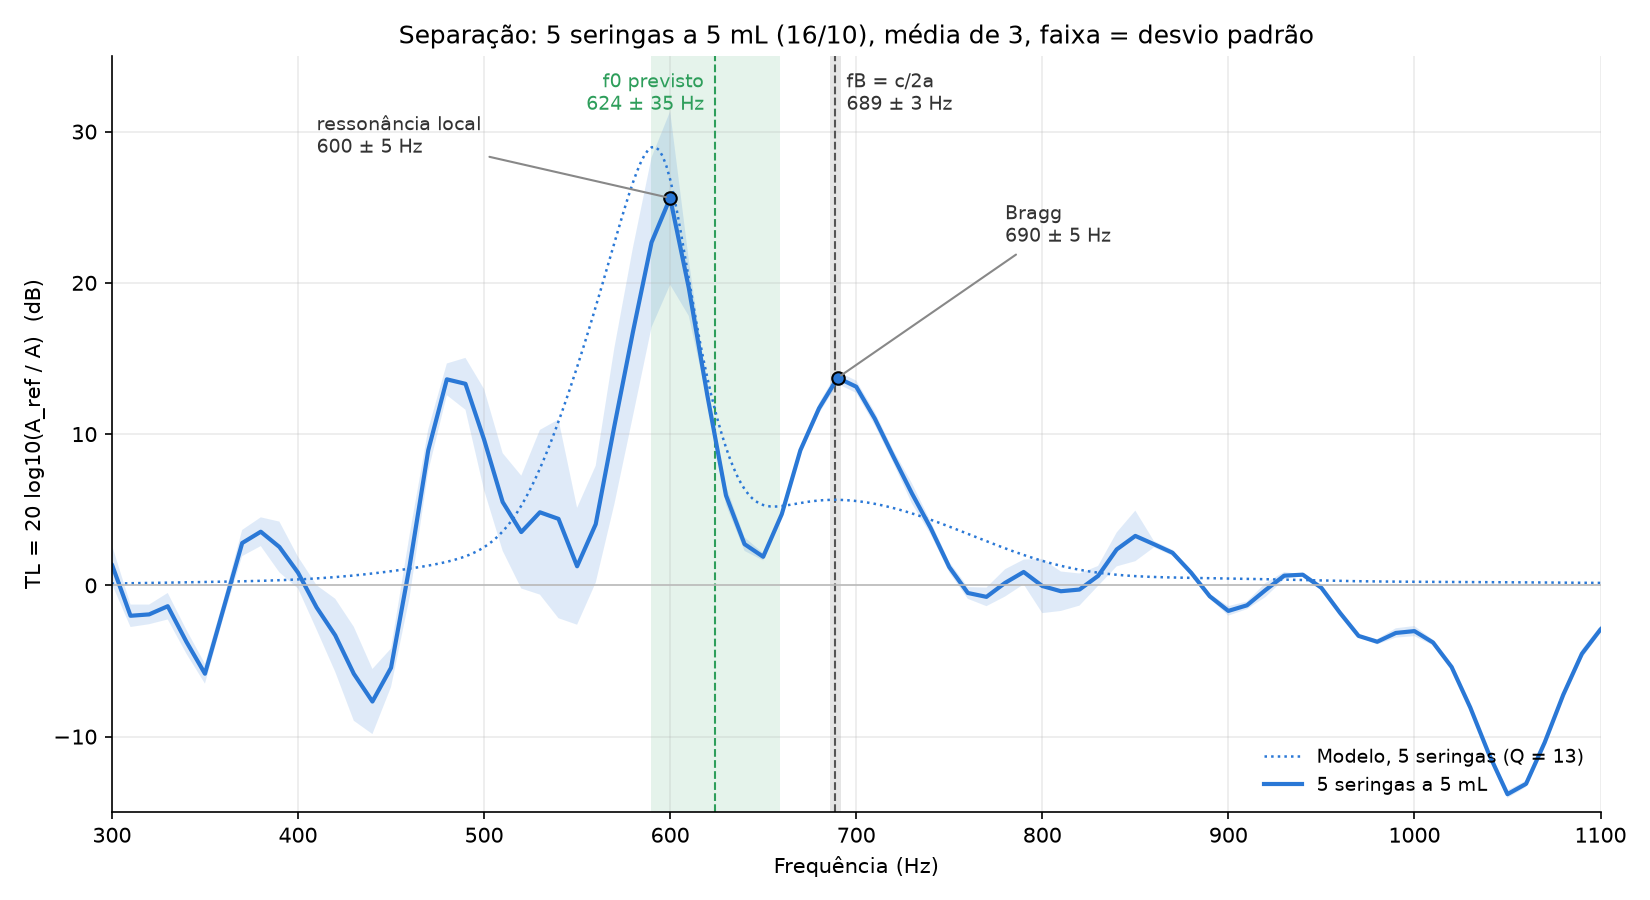

Generate this figure with Python:
import os
import re
import sys
import glob
import argparse
import numpy as np
import matplotlib.pyplot as plt
from scipy.io import wavfile
from scipy.signal import welch

sys.path.insert(0, os.path.join(os.path.dirname(os.path.abspath(__file__)), '..'))
import estilo_tl  # noqa: E402  (estilo comum dos gráficos de TL e modelo)

# Separação da ressonância local e do efeito de Bragg.
# 5 seringas a V = 5 mL, espaçadas de a = 0,25 m: f0 fica abaixo de fB = c/2a, por isso os dois
# picos deviam aparecer separados no TL(f). Na fusão (4,1 mL) estavam a ~110 Hz um do outro;
# a 5 mL a ressonância local desce e o pico de Bragg deve ficar no mesmo sítio.
# TL(f) = 20*log10(A_ref / A_medida), média das repetições.
#
# Gravações (nesta pasta, todas da MESMA sessão):
#   ref_<n>.wav         êmbolos todos no fundo, lã na ponta              (referência)
#   sep5mL_<n>.wav      5 seringas a 5 mL, lã na ponta                   (medida)
#   ctrl5mL_<n>.wav     só a seringa 1 a 5 mL, as outras no fundo        (controlo, opcional)
# Uma seringa sozinha não tem Bragg: um pico que aparece com 5 seringas e não com 1 é Bragg.
# Para comparar, usa também a fusão (tl_parteA.py, nesta pasta, 4,1 mL), se lá estiver.
# Modelo: matrizes de transferência (tubo sem perdas, seringas como ramos laterais de Helmholtz,
# terminação sem reflexão), com o f0 medido e um Q tirado do controlo (ou Q = 13 sem controlo).

# ---------- Ficheiros ----------
PADRAO_REF = r'ref'                    # ref_1.wav, ref16_10.wav, ...
PADRAO_MED = r'(?:sep5mL|sep_bandas)'  # sep5mL_1.wav, sep_bandas1.wav, ...
PADRAO_CTRL = r'ctrl5mL'               # ctrl5mL_1.wav, ...
REF_FUS = 'fusao_ref.wav'
MEDIDAS_FUS = ['fusao1.wav', 'fusao2.wav', 'fusao3.wav']

# ---------- Parâmetros (SI) ----------
T = 22            # temperatura da sala (°C), a do registo (igual em todos os scripts)
U_T = 0.5         # incerteza da temperatura (°C)
a = 0.25          # espaçamento entre seringas (m)
U_A = 0.001       # incerteza do espaçamento (m), fita
U_V = 0.5e-6      # incerteza de leitura do volume (m³): metade da menor divisão (1 mL)
U_R = 0.1e-3      # incerteza dos raios do cone (m): craveira + parede
U_LEF = 2.5e-3    # incerteza de L_ef (m), da calibração (correcao_gargalo --sem 10)
RES = 10.0        # resolução em frequência (Hz): a incerteza de leitura é metade, 5 Hz
V = 5e-6          # volume de cada seringa (m³)
V_FUS = 4.1e-6    # volume da fusão, para comparar (m³)
Q_SEM_CTRL = 13.2 # Q usado se não houver controlo (tirado do N1 da aula 3)
D_TUBO = 0.025    # diâmetro interior do tubo de PVC (m)
RHO = 1.2         # densidade do ar (kg/m³)
F = np.arange(100, 2001, 10.0)   # grelha comum (Hz): varrimento de 100 a 2000 Hz

sys.stdout.reconfigure(encoding='utf-8')
sys.stderr.reconfigure(encoding='utf-8')
PASTA = os.path.dirname(os.path.abspath(__file__))
ap = argparse.ArgumentParser(description='Separação ressonância local / Bragg')
ap.add_argument('--pasta', default=PASTA, help='pasta com as gravações (por omissão, esta)')
args = ap.parse_args()
PASTA_DADOS = args.pasta
PASTA_FUS = PASTA                                   # a fusão (tl_parteA.py) está nesta mesma pasta


def ficheiros(prefixo):
    """Gravações <prefixo><números>.wav, com _ ou - (ex.: ref_1, ref16_10, sep_bandas2; aceita ' (1)')."""
    p = re.compile(rf'^{prefixo}[_-]?[\d_-]*(?: \(\d+\))?\.wav$', re.IGNORECASE)
    return sorted(f for f in os.listdir(PASTA_DADOS) if p.match(f))


def espectro(nome, pasta):
    # Sem normalizar (o TL é uma razão). Welch: pedaços de 0,1 s -> resolução 10 Hz.
    sr, data = wavfile.read(os.path.join(pasta, nome))
    data = data.astype(float)
    if data.ndim > 1:
        data = np.mean(data, axis=1)
    f, P = welch(data, sr, nperseg=sr // 10)
    return np.interp(F, f, np.sqrt(P))


def tl(refs, medidas, pasta):
    """TL médio, desvio padrão e repetições. Com várias referências usa a média delas."""
    A_ref = np.mean([espectro(r, pasta) for r in refs], axis=0)
    reps = np.array([20 * np.log10(A_ref / espectro(m, pasta)) for m in medidas])
    sd = reps.std(axis=0, ddof=1) if len(reps) > 1 else np.zeros(len(F))
    return reps.mean(axis=0), sd, reps


def pico(TL, f_min, f_max):
    m = np.flatnonzero((F >= f_min) & (F <= f_max))
    return m[np.argmax(TL[m])]


def f_pico(reps, TLmedio, f_min, f_max):
    """Frequência do pico, com incerteza: dispersão entre repetições (s/√n) e metade da resolução."""
    i = pico(TLmedio, f_min, f_max)
    fr = np.array([F[pico(r, f_min, f_max)] for r in reps])
    u_rep = fr.std(ddof=1) / np.sqrt(len(fr)) if len(fr) > 1 else 0.0
    return i, np.hypot(u_rep, RES / 2), fr


# ---------- Previsões ----------
c = 331.3 * np.sqrt(1 + T / 273.15)
# Gargalo = bico cónico da seringa (valores acertados aos dados de correcao_gargalo)
L = 0.035              # comprimento do cone, no eixo (m)
D_BASE = 0.0132        # diâmetro exterior na base (m)
PAREDE = 0.0012        # grossura da parede na base (m)
D_PONTA = 0.0041       # diâmetro interior na ponta (m)
R_B, R_P = D_BASE / 2 - PAREDE, D_PONTA / 2
S = np.pi * R_B * R_P  # área do cilindro equivalente ao cone
dL = 0.73 * (R_B + R_P)   # correção de extremidade (m)
L_EF = L + dL
V_CONE = np.pi * L / 3 * (R_B**2 + R_B * R_P + R_P**2)   # ar no cone (m³)
S_TUBO = np.pi * D_TUBO**2 / 4
u_rel_c = 0.5 * U_T / (T + 273.15)


def f0_de(v):
    return c / (2 * np.pi) * np.sqrt(S / ((v + V_CONE) * L_EF))


def u_f0_de(v):
    """Incerteza do f0 previsto, tudo em quadratura."""
    u_S_rel = np.hypot(U_R / R_B, U_R / R_P)
    return f0_de(v) * np.sqrt((0.5 * U_V / (v + V_CONE))**2 + (0.5 * u_S_rel)**2
                              + (0.5 * U_LEF / L_EF)**2 + u_rel_c**2)


def tl_modelo(N, v, Q, f):
    """TL de N ressoadores espaçados de a (modelo de matrizes de transferência, em estilo_tl.py)."""
    return estilo_tl.tl_modelo(N, v, Q, f, c, S, L_EF, V_CONE, a, S_TUBO, RHO)


def v_equivalente(f0):
    """Volume que, no modelo, dá este f0."""
    return S * c**2 / ((2 * np.pi * f0)**2 * L_EF) - V_CONE


f0_prev, u_f0_prev = f0_de(V), u_f0_de(V)
fB_prev = c / (2 * a)
u_fB_prev = fB_prev * np.hypot(U_A / a, u_rel_c)
print(f"c = {c:.1f} m/s")
print(f"Previsto ({V * 1e6:.1f} mL): f0 = {f0_prev:.0f} ± {u_f0_prev:.0f} Hz   "
      f"fB = c/2a = {fB_prev:.0f} ± {u_fB_prev:.0f} Hz   (f0/fB = {f0_prev / fB_prev:.2f})")
print(f"   (na fusão o f0 medido ficou 8 % abaixo do previsto: a 5 mL espera-se ~{0.924 * f0_prev:.0f} Hz)")

# ---------- TL medido ----------
refs, meds, ctrls = ficheiros(PADRAO_REF), ficheiros(PADRAO_MED), ficheiros(PADRAO_CTRL)
if not refs or not meds:
    raise SystemExit(f"Faltam gravações em {PASTA_DADOS}: preciso de {PADRAO_REF}_1.wav, ... "
                     f"e {PADRAO_MED}_1.wav, ... (ver LEIA-ME).")
print(f"\nReferência: {', '.join(refs)}\nMedidas:    {', '.join(meds)}"
      + (f"\nControlo:   {', '.join(ctrls)}" if ctrls else "\nControlo:   (não há: sem ele não se prova que o 2.º pico é Bragg)"))
TL5, sd5, reps5 = tl(refs, meds, PASTA_DADOS)
n5 = len(reps5)

# Ressonância local: o maior pico entre 0,75 f0 previsto e um pouco abaixo de fB
jan_loc = (0.75 * f0_prev, fB_prev - 30)
i_loc, u_loc, loc_reps = f_pico(reps5, TL5, *jan_loc)
f_loc = F[i_loc]
z_loc = abs(f_loc - f0_prev) / np.hypot(u_loc, u_f0_prev)
print(f"\nRessonância local: {f_loc:.0f} ± {u_loc:.0f} Hz (repetições: {', '.join(f'{x:.0f}' for x in loc_reps)} Hz), "
      f"TL = {TL5[i_loc]:.1f} ± {sd5[i_loc] / np.sqrt(n5):.1f} dB   vs previsto {f0_prev:.0f} ± {u_f0_prev:.0f} Hz "
      f"({100 * (f_loc / f0_prev - 1):+.0f} %, z = {z_loc:.1f})")

# Pico de Bragg: o maior acima da ressonância local (pelo menos 40 Hz acima) e até 1,2 fB
jan_brg = (f_loc + 40, 1.2 * fB_prev)
i_brg, u_brg, brg_reps = f_pico(reps5, TL5, *jan_brg)
f_brg = F[i_brg]
i_min = i_loc + np.argmin(TL5[i_loc:i_brg + 1])
z_fB = abs(f_brg - fB_prev) / np.hypot(u_brg, u_fB_prev)
print(f"Mínimo entre os dois: {F[i_min]:.0f} Hz, TL = {TL5[i_min]:.1f} dB")
print(f"Pico de Bragg: {f_brg:.0f} ± {u_brg:.0f} Hz (repetições: {', '.join(f'{x:.0f}' for x in brg_reps)} Hz), "
      f"TL = {TL5[i_brg]:.1f} ± {sd5[i_brg] / np.sqrt(n5):.1f} dB   vs fB = {fB_prev:.0f} ± {u_fB_prev:.0f} Hz "
      f"({100 * (f_brg / fB_prev - 1):+.0f} %, z = {z_fB:.1f})")
print(f"Separação entre os picos: {f_brg - f_loc:.0f} ± {np.hypot(u_loc, u_brg):.0f} Hz; "
      f"o pico de Bragg está {TL5[i_brg] - TL5[i_min]:.1f} dB acima do mínimo")

# Controlo: 1 seringa ao mesmo volume, mesma sessão. No pico de Bragg deve dar ~0 dB.
Q = Q_SEM_CTRL
if ctrls:
    TL1, sd1, reps1 = tl(refs, ctrls, PASTA_DADOS)
    n1 = len(reps1)
    dif = TL5[i_brg] - TL1[i_brg]
    u_dif = np.hypot(sd5[i_brg] / np.sqrt(n5), sd1[i_brg] / np.sqrt(n1))
    u_dif = max(u_dif, 0.1)
    print(f"\nControlo (1 seringa) à frequência do pico de Bragg: TL = {TL1[i_brg]:.1f} dB")
    print(f"   5 seringas − 1 seringa = {dif:.1f} ± {u_dif:.1f} dB  (z contra 0 = {dif / u_dif:.1f}"
          f"{': o pico é da rede, não do tubo' if dif / u_dif > 3 else ': não se distingue do controlo'})")
    i_1 = pico(TL1, *jan_loc)
    print(f"   ressonância local do controlo: {F[i_1]:.0f} Hz, TL = {TL1[i_1]:.1f} dB")
    # Q escolhido para o pico do modelo com 1 seringa ter a altura do pico do controlo (bisseção)
    F_fino = np.linspace(F[i_1] - 60, F[i_1] + 60, 400)
    q_lo, q_hi = 0.5, 200.0
    for _ in range(60):
        Q = np.sqrt(q_lo * q_hi)
        if tl_modelo(1, v_equivalente(F[i_1]), Q, F_fino).max() > TL1[i_1]:
            q_hi = Q
        else:
            q_lo = Q

# ---------- Modelo ----------
F_m = np.arange(F[0], F[-1] + 0.1, 2.0)
M5 = tl_modelo(5, v_equivalente(f_loc), Q, F_m)
M1 = tl_modelo(1, v_equivalente(f_loc), Q, F_m)
maximos = np.flatnonzero((M5[1:-1] > M5[:-2]) & (M5[1:-1] > M5[2:])) + 1
maximos = maximos[(F_m[maximos] >= f_loc + 40) & (F_m[maximos] <= 1.2 * fB_prev)]
print(f"\nModelo (f0 = {f_loc:.0f} Hz medido, Q = {Q:.1f}"
      f"{', do controlo' if ctrls else ', do N1 da aula 3'}):")
if len(maximos):
    i_bm = maximos[np.argmax(M5[maximos])]
    z_m = abs(f_brg - F_m[i_bm]) / np.hypot(u_brg, u_fB_prev)
    print(f"   pico de Bragg a {F_m[i_bm]:.0f} Hz com {M5[i_bm]:.1f} dB  (medido {f_brg:.0f} ± {u_brg:.0f} Hz, z = {z_m:.1f})")
else:
    print("   o modelo não tem pico de Bragg separado com este f0 e este Q")

# ---------- Comparação com a fusão (4,1 mL) ----------
ha_fus = all(os.path.exists(os.path.join(PASTA_FUS, x)) for x in [REF_FUS] + MEDIDAS_FUS)
if ha_fus:
    TLf, sdf, repsf = tl([REF_FUS], MEDIDAS_FUS, PASTA_FUS)
    jl = (0.75 * f0_de(V_FUS), fB_prev - 30)
    il_f, ul_f, _ = f_pico(repsf, TLf, *jl)
    ib_f, ub_f, _ = f_pico(repsf, TLf, F[il_f] + 40, 1.2 * fB_prev)
    print(f"\nComparação com a fusão ({V_FUS * 1e6:.1f} mL, outra sessão):")
    print(f"   ressonância local: {F[il_f]:.0f} ± {ul_f:.0f} -> {f_loc:.0f} ± {u_loc:.0f} Hz "
          f"(desloca {f_loc - F[il_f]:+.0f} ± {np.hypot(ul_f, u_loc):.0f} Hz; previsto "
          f"{f0_de(V) - f0_de(V_FUS):+.0f} Hz)")
    print(f"   pico de Bragg:     {F[ib_f]:.0f} ± {ub_f:.0f} -> {f_brg:.0f} ± {u_brg:.0f} Hz "
          f"(desloca {f_brg - F[ib_f]:+.0f} ± {np.hypot(ub_f, u_brg):.0f} Hz; previsto 0)")

# ---------- Gráficos (estilo comum: estilo_tl.py, igual ao da fusão) ----------
comum = dict(fB=fB_prev, u_fB=u_fB_prev)
fig, ax = plt.subplots(figsize=(11, 6))
estilo_tl.grafico_tl(
    ax, F, TL5, sd5,
    titulo=f'Separação: 5 seringas a {V * 1e6:.0f} mL (16/10), média de {n5}, faixa = desvio padrão',
    rotulo=f'5 seringas a {V * 1e6:.0f} mL', f0_prev=f0_prev, u_f0_prev=u_f0_prev,
    f_loc=f_loc, u_loc=u_loc, TL_loc=TL5[i_loc], f_brg=f_brg, u_brg=u_brg, TL_brg=TL5[i_brg],
    F_m=F_m, modelo=M5, rotulo_modelo=f'Modelo, 5 seringas (Q = {Q:.0f})',
    controlo=(TL1, sd1, f'Controlo: 1 seringa a {V * 1e6:.0f} mL') if ctrls else None, **comum)
estilo_tl.virgulas(fig)
fig.tight_layout()
NOME_FIG = os.path.join(PASTA_DADOS, 'separacao.png')
fig.savefig(NOME_FIG, dpi=150)
print(f"\nFigura: {NOME_FIG}")

plt.show()
